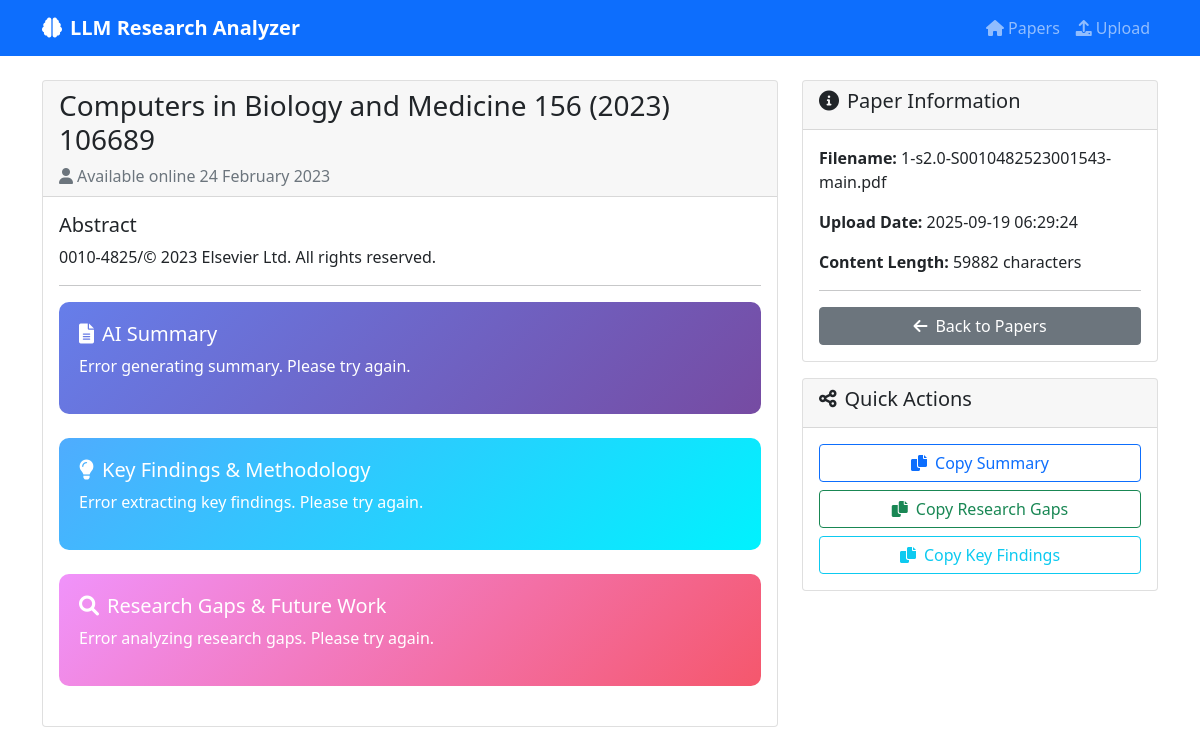
Page /paper/2 on the committed database.
### tables this page shows
CREATE TABLE papers (
            id INTEGER PRIMARY KEY AUTOINCREMENT,
            title TEXT NOT NULL,
            authors TEXT,
            abstract TEXT,
            content TEXT,
            summary TEXT,
            research_gaps TEXT,
            methodology TEXT,
            key_findings TEXT,
            filename TEXT,
            upload_date TIMESTAMP DEFAULT CURRENT_TIMESTAMP
        );

### app.py (the view)
@app.route('/paper/<int:paper_id>')
def view_paper(paper_id):
    conn = sqlite3.connect('papers.db')
    cursor = conn.cursor()
    cursor.execute('SELECT * FROM papers WHERE id = ?', (paper_id,))
    paper = cursor.fetchone()
    conn.close()
    if not paper:
        flash('Paper not found')
        return redirect(url_for('index'))
    paper_data = {
        'id': paper[0],
        'title': paper[1],
        'authors': paper[2],
        'abstract': paper[3],
        'content': paper[4],
        'summary': paper[5],
        'research_gaps': paper[6],
        'methodology': paper[7],
        'key_findings': paper[8],
        'filename': paper[9],
        'upload_date': paper[10]
    }
    return render_template('paper_detail.html', paper=paper_data)

### templates/paper_detail.html (shortened to what this page needs)
{% extends "base.html" %}
{% block content %}
<div class="row">
    <div class="col-md-8">
        <div class="card mb-4">
            <div class="card-header">
                <h3>{{ paper.title }}</h3>
                <p class="mb-0 text-muted">
                    <i class="fas fa-user me-1"></i>{{ paper.authors }}
                </p>
            </div>
            <div class="card-body">
                {% if paper.abstract %}
                <h5>Abstract</h5>
                <p>{{ paper.abstract }}</p>
                <hr>
                {% endif %}
                <div class="summary-box mb-4">
                    <h5><i class="fas fa-file-alt me-2"></i>AI Summary</h5>
                    <p>{{ paper.summary }}</p>
                </div>
                <div class="findings-box mb-4">
                    <h5><i class="fas fa-lightbulb me-2"></i>Key Findings & Methodology</h5>
                    <p>{{ paper.key_findings }}</p>
                </div>
                <div class="gaps-box mb-4">
                    <h5><i class="fas fa-search me-2"></i>Research Gaps & Future Work</h5>
                    <p>{{ paper.research_gaps }}</p>
                </div>
            </div>
        </div>
    </div>
    <div class="col-md-4">
        <div class="card">
            <div class="card-header">
                <h5><i class="fas fa-info-circle me-2"></i>Paper Information</h5>
            </div>
            <div class="card-body">
                <p><strong>Filename:</strong> {{ paper.filename }}</p>
                <p><strong>Upload Date:</strong> {{ paper.upload_date }}</p>
                <p><strong>Content Length:</strong> {{ paper.content|length }} characters</p>
                <hr>
                <a href="{{ url_for('index') }}" class="btn btn-secondary w-100">
                    <i class="fas fa-arrow-left me-2"></i>Back to Papers
                </a>
            </div>
        </div>
        <div class="card mt-3">
            <div class="card-header">
                <h5><i class="fas fa-share-alt me-2"></i>Quick Actions</h5>
            </div>
            <div class="card-body">
                <button class="btn btn-outline-primary w-100 mb-2" onclick="copyToClipboard('{{ paper.summary }}')">
                    <i class="fas fa-copy me-2"></i>Copy Summary
                </button>
                <button class="btn btn-outline-success w-100 mb-2" onclick="copyToClipboard('{{ paper.research_gaps }}')">
                    <i class="fas fa-copy me-2"></i>Copy Research Gaps
                </button>
                <button class="btn btn-outline-info w-100" onclick="copyToClipboard('{{ paper.key_findings }}')">
                    <i class="fas fa-copy me-2"></i>Copy Key Findings
                </button>
            </div>
        </div>
    </div>
</div>
{% endblock %}

### templates/base.html (style rules this page uses)
.summary-box { background: linear-gradient(135deg, #667eea 0%, #764ba2 100%); color: white; border-radius: 10px; padding: 20px; }
.gaps-box { background: linear-gradient(135deg, #f093fb 0%, #f5576c 100%); color: white; border-radius: 10px; padding: 20px; }
.findings-box { background: linear-gradient(135deg, #4facfe 0%, #00f2fe 100%); color: white; border-radius: 10px; padding: 20px; }

### rows in the picture
papers: title "Computers in Biology and Medicine 156 (2023) 106689", authors "Available online 24 February 2023", abstract "0010-4825/© 2023 Elsevier Ltd. All rights reserved.", summary "Error generating summary. Please try again.", key_findings "Error extracting key findings. Please try again.", research_gaps "Error analyzing research gaps. Please try again.", filename "1-s2.0-S0010482523001543-main.pdf", upload_date "2025-09-19 06:29:24"

### other values in the picture
{{ paper.content|length }} "59882"
